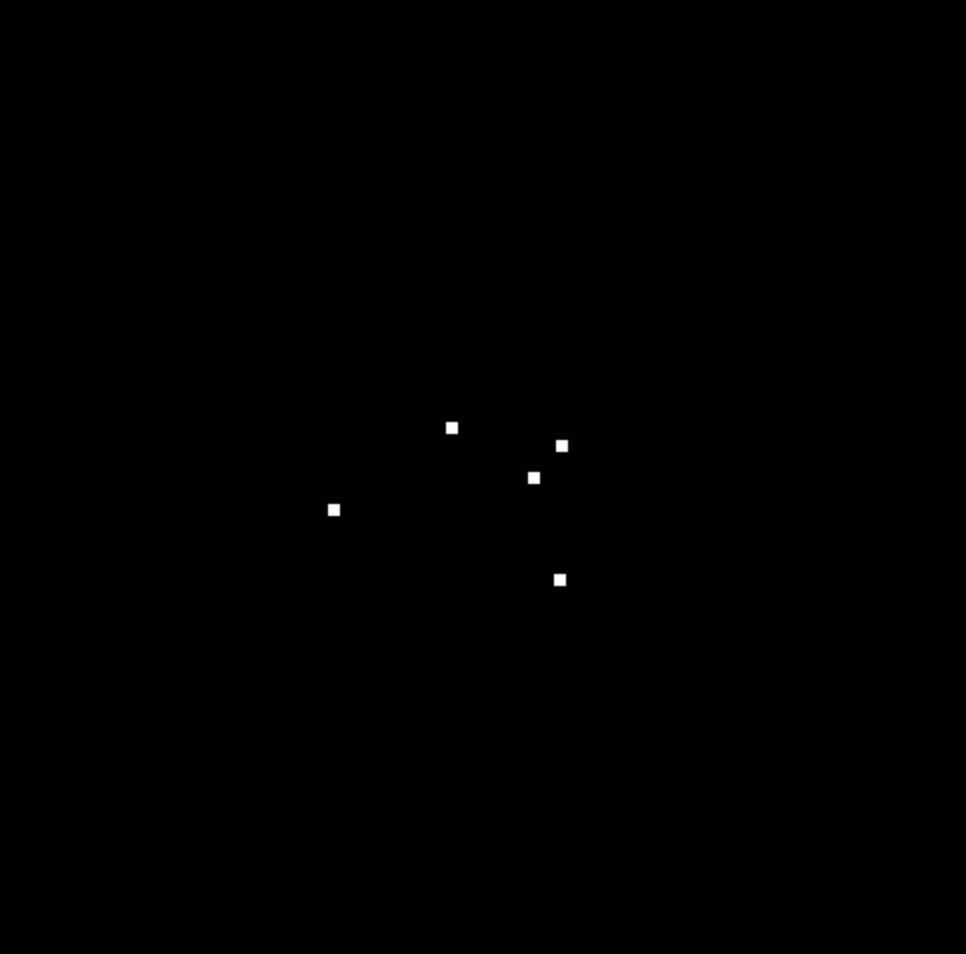
#> input picture test1.png, 966 x 954 px
$ jupyter execute test.ipynb
#> lines starting #> are read from the running program, lines starting #| are printed output that depends on the picture; after the words box and inside, x2 and y2 are one past the last pixel; in counts of white or black regions, pixels touching at a corner belong together
### otsu.py
import cv2 as cv
import numpy as np

def get_histogram(img: np.ndarray) -> list:
    hist = np.zeros(256)

    assert img.dtype == np.uint8, "Image must be of type np.uint8"

    for i in range(img.shape[0]):
        for j in range(img.shape[1]):
            hist[img[i, j]] += 1

    return hist

def otsu_recursive(hist):
    """
    Perform Otsu's thresholding using a recursive algorithm.

    Parameters:
    hist (numpy.ndarray): Histogram of the image.

    Returns:
    int: Optimal threshold value.
    """
    # Calculate total mean and total number of pixels
    total = np.sum(hist)
    mu = np.sum(hist * np.arange(len(hist))) / total

    # Initialization
    q1 = hist[0] / total
    mu1 = 0
    max_sigma = 0
    optimal_threshold = 0

    for t in range(1, len(hist)):
        q1_new = q1 + hist[t] / total
        mu1_new = (q1 * mu1 + t * hist[t] / total) / q1_new
        mu2_new = (mu - q1_new * mu1_new) / (1 - q1_new)

        sigma_squared = q1 * (1 - q1) * (mu1_new - mu2_new) ** 2

        if sigma_squared > max_sigma:
            max_sigma = sigma_squared
            optimal_threshold = t

        # Update q1 and mu1 for the next iteration
        q1 = q1_new
        mu1 = mu1_new

    return optimal_threshold

def binary_threshold(img: np.ndarray, threshold: int) -> np.ndarray:
    assert img.dtype == np.uint8, "Image must be of type np.uint8"

    binary_img = np.zeros_like(img)
    binary_img[img > threshold] = 255

    return binary_img

### morphology.py
import cv2 as cv
import numpy as np

def morphology_opening(image, kernel_size):
    """
    Perform morphological opening on the image.

    Parameters:
    image (numpy.ndarray): Input image (grayscale).
    kernel_size (int): Size of the structuring element.

    Returns:
    numpy.ndarray: Image after morphological opening.
    """
    kernel = np.ones((kernel_size, kernel_size), np.uint8)
    opening = cv.morphologyEx(image, cv.MORPH_OPEN, kernel)
    return opening

# [14 lines left out: function morphology_closing, not called in this run]

### ccl.py
import cv2 as cv
import os
import numpy as np
import matplotlib.pyplot as plt

op = os.path.join

def find_frame(a, parent):
    if a == parent[a]:
        return a
    parent[a] = find_frame(parent[a], parent)
    return parent[a]

def ccl(frame):
    n = len(frame)
    m = len(frame[0])
    # dxy = [[-1, 0], [0, -1]] <- 4
    dxy = [[-1, 0], [0, -1], [-1, -1], [-1, 1]]
    parent = [0]
    cnt = 1
    res = frame.copy()
    for i in range(n):
        for j in range(m):
            res[i][j] = 0
            if frame[i][j] == 0:
                continue
            a = []
            for p in dxy:
                ni = i + p[0]
                nj = j + p[1]
                if(0 <= ni and ni < n and 0 <= nj and nj < m and res[ni][nj] != 0):
                    a.append(res[ni][nj])
            if len(a) == 0:
                parent.append(cnt)
                res[i][j] = cnt
                cnt += 1
            else:
                res[i][j] = min(a)
                for p in a:
                    pa = find_frame(p, parent)
                    pb = find_frame(res[i][j], parent)
                    if(pa > pb) :
                        pa, pb = pb, pa
                    parent[pb] = pa
    component_cnt = [0 for i in range(len(parent))]
    cnt = 1
    for i in range(1, len(parent)):
        if component_cnt[find_frame(i, parent)] == 0:
            component_cnt[find_frame(i, parent)] = cnt
            cnt += 1
        component_cnt[i] = component_cnt[find_frame(i, parent)]
    for i in range(n):
        for j in range(m):
            if frame[i][j] != 0:
                res[i][j] = component_cnt[res[i][j]]
    return res

def show_labeled_image(img):
    # different random colors for each label
    cmap = plt.cm.get_cmap('tab20', img.max())
    plt.imshow(img, cmap=cmap)
    plt.show()

# [11 lines left out: function labeled_image, not called in this run]

### block_matching.py
import numpy as np

def blockMatching(preframe, curframe):
    n = len(preframe)
    m = len(preframe[0])
    # [6 lines of commented-out code are left out]
    cnt = 1

    # midpoint = np.array([(-1,-1) for i in range(cnt+1)])
    midpoint = [-1, -1]
    # pointcnt = np.array([0 for i in range(cnt+1)])
    pointcnt = 0

    #각 component의 중심 구하기
    for i in range(n):
        for j in range(m):
            curnum = preframe[i][j]
            if curnum == 0:
                continue
            pointcnt += 1
            midpoint[0] += i
            midpoint[1] += j
    for i in range(1,cnt+1):
        if(pointcnt == 0) :
            continue
        midpoint[0] = (int)(midpoint[0] // pointcnt)
        midpoint[1] = (int)(midpoint[1] // pointcnt)

    #각 component의 중심에서 block matching (three step)
    dy = [0,0,0,-1,-1,-1,1,1,1]
    dx = [0,1,-1,0,1,-1,0,1,-1]

    if pointcnt == 0:
        return [0, 0]

    midy = midpoint[0]
    midx = midpoint[1]
    oriy = midy
    orix = midx
    step = 16

    while(step >= 2):
        maxsum = -1
        nextdy = 0
        nextdx = 0
        for j in range(9):
            ny = midy + dy[j]
            nx = midx + dx[j]
            sum = 0
            for y in range(-step//2, step//2+1):
                for x in range(-step//2, step//2+1):
                    if(preframe[oriy+y][oriy+x] == 0 and curframe[ny+y][nx+x] == 0):
                        sum += 1
                    elif preframe[oriy+y][oriy+x] > 0 and curframe[ny+y][nx+x] > 0:
                        sum += 2
            if(maxsum < sum):
                maxsum = sum
                nextdy = dy[j]
                nextdx = dx[j]
        step = step // 2
        midy = midy + nextdy * step
        midx = midx + nextdx * step
    res = (midy - midpoint[0], midx - midpoint[1])

    return res

def preprocess_image(image, target_label):
    """
    Convert all components in the image to 0 except for the target_label.

    Args:
    image (np.array): The labeled image array.
    target_label (int): The label to keep.

    Returns:
    np.array: The processed image with only the target_label.
    """
    # Create a copy of the image to avoid modifying the original
    processed_image = np.copy(image)

    # Set all non-target_label values to 0
    processed_image[processed_image != target_label] = 0

    return processed_image

### test.ipynb
[cell 1]
import cv2 as cv
import numpy as np
import os
import matplotlib.pyplot as plt

from ccl import ccl, show_labeled_image
from block_matching import blockMatching, preprocess_image
from morphology import morphology_opening, morphology_closing
from otsu import otsu_recursive, binary_threshold, get_histogram

op = os.path.join

[cell 2]
img1_dir = "./test1.png"
img2_dir = "./test2.png"

[cell 3]
img1 = cv.imread(img1_dir)
#> img1 is the input picture: shape (954, 966, 3); min 0, max 254, mean 0.2
img1 = cv.cvtColor(img1, cv.COLOR_BGR2GRAY)
#> img1: shape (954, 966)

img2 = cv.imread(img2_dir)
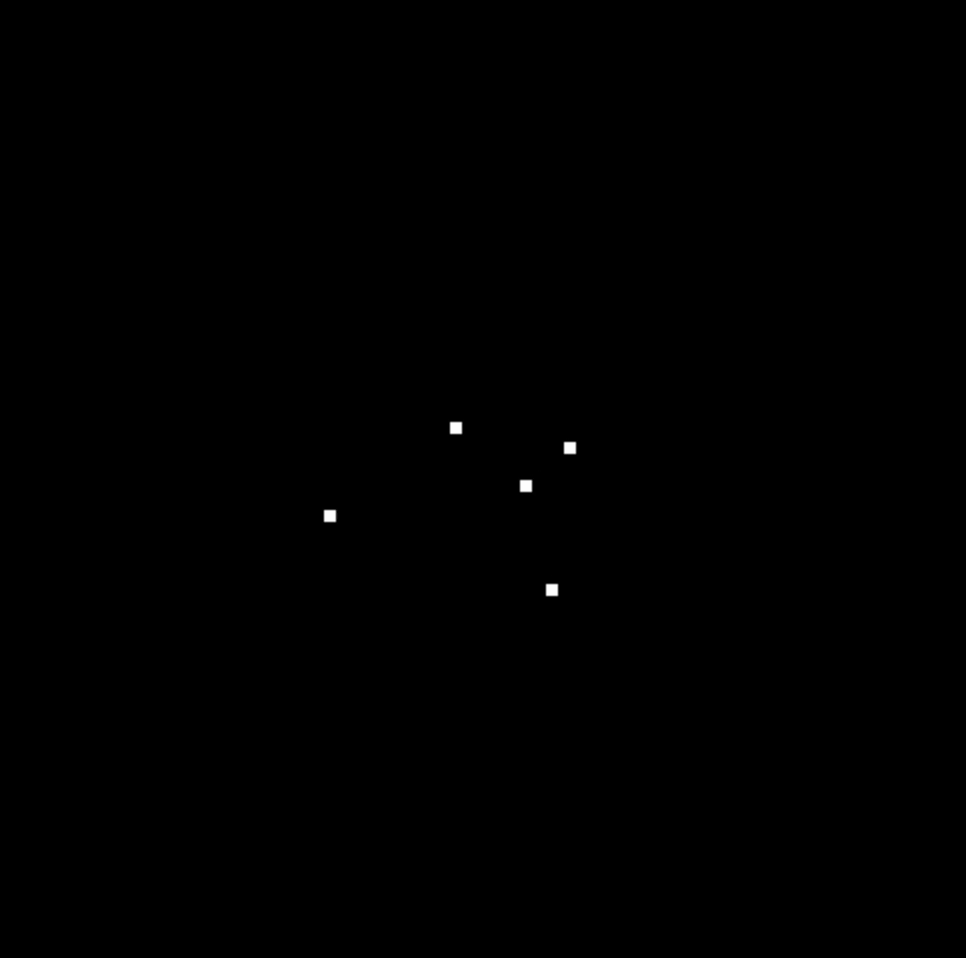
#> input picture test2.png, 966 x 958 px
#> img2 is the input picture: shape (958, 966, 3); min 0, max 254, mean 0.2
img2 = cv.cvtColor(img2, cv.COLOR_BGR2GRAY)
#> img2: shape (958, 966)

[cell 4]
plt.imshow(img1, cmap='gray')
plt.show()
plt.imshow(img2, cmap='gray')
plt.show()

### **OTSU**

[cell 5]
img1_hist, img2_hist = get_histogram(img1), get_histogram(img2)
#> img1_hist = 256 values, max 920403 at index 0, min 0 at index 5, mean 3599.9; img2_hist = 256 values, max 924272 at index 0, min 0 at index 5, mean 3615

[cell 6]
img1_otsu_thres = otsu_recursive(img1_hist)
#> in otsu_recursive, `total = np.sum(hist)`: total = 921564
#> in otsu_recursive, `mu = np.sum(hist * np.arange(len(hist))) / total`: mu = 0.198
#> in otsu_recursive, `q1 = hist[0] / total`: q1 = 0.999
#> the loop in otsu_recursive, `for t in range(1, len(hist)):` made 255 passes
#> (mu1_new, mu2_new, sigma_squared, max_sigma, mu1) on pass 1: (0.000146, 177.9, 39.84, 39.84, 0.000146)
#> (mu1_new, mu2_new, sigma_squared, max_sigma) on passes 61, 63, 64: (0.00504, 201.8, 40.58, 40.58), (0.00826, 209.6, 42.07, 42.07), (0.015, 228.8, 47.42, 47.42)
#> after the loop in otsu_recursive, `for t in range(1, len(hist)):`: max_sigma = 47.42; optimal_threshold = 64
#> img1_otsu_thres = 64
img2_otsu_thres = otsu_recursive(img2_hist)
#> the loop in otsu_recursive (call 2), `for t in range(1, len(hist)):` made 255 passes
#> (mu1_new, mu2_new, sigma_squared, max_sigma, optimal_threshold, mu1) on pass 1: (0.000133, 177, 39.07, 39.07, 1, 0.000133)
#> (mu1_new, mu2_new, sigma_squared, mu1) on passes 2 to 7: (0.000222, 184.2, 37.83, 0.000222), (0.000228, 184.6, 36.47, 0.000228), (0.000241, 185.1, 36.62, 0.000241), (0.000241, 185.1, 36.51, 0.000241), (0.000241, 185.1, 36.51, 0.000241), (0.000241, 185.1, 36.51, 0.000241)

[cell 7]
img1_bin, img2_bin = binary_threshold(img1, img1_otsu_thres), binary_threshold(img2, img2_otsu_thres)
#> img1_bin: shape (954, 966); 0.08% white; 5 white regions, box (x1, y1, x2, y2) and area: (556, 440, 569, 453) 150, (328, 504, 341, 517) 148, (554, 574, 567, 587) 148, (446, 422, 459, 435) 147, (528, 472, 541, 485) 146
#> img2_bin: shape (958, 966); 0.08% white; 5 white regions, box (x1, y1, x2, y2) and area: (564, 442, 577, 455) 150, (324, 510, 337, 523) 148, (546, 584, 559, 597) 148, (450, 422, 463, 435) 147, (520, 480, 533, 493) 146

[cell 8]
plt.imshow(img1_bin, cmap='gray')
plt.show()

plt.imshow(img2_bin, cmap='gray')
plt.show()

### **Morphology**

[cell 9]
img1_morph = morphology_opening(img1_bin, 3)
#> in morphology_opening, `opening = cv.morphologyEx(image, cv.MORPH_OPEN, kernel)`: opening: shape (954, 966); 0.08% white; 5 white regions, box (x1, y1, x2, y2) and area: (556, 440, 568, 453) 148, (446, 422, 458, 434) 144, (528, 472, 540, 484) 144, (328, 504, 340, 516) 144, (554, 574, 566, 586) 144
img2_morph = morphology_opening(img2_bin, 3)
#> in morphology_opening (call 2), `opening = cv.morphologyEx(image, cv.MORPH_OPEN, kernel)`: opening: shape (958, 966); 0.08% white; 5 white regions, box (x1, y1, x2, y2) and area: (564, 442, 576, 455) 148, (450, 422, 462, 434) 144, (520, 480, 532, 492) 144, (324, 510, 336, 522) 144, (546, 584, 558, 596) 144

[cell 10]
plt.imshow(img1_morph, cmap='gray')
plt.show()

plt.imshow(img2_morph, cmap='gray')
plt.show()

### **Connected Component Labeling**

[cell 11]
img1_ccl = ccl(img1_morph)
#> after the loop in ccl, `for i in range(n):`:
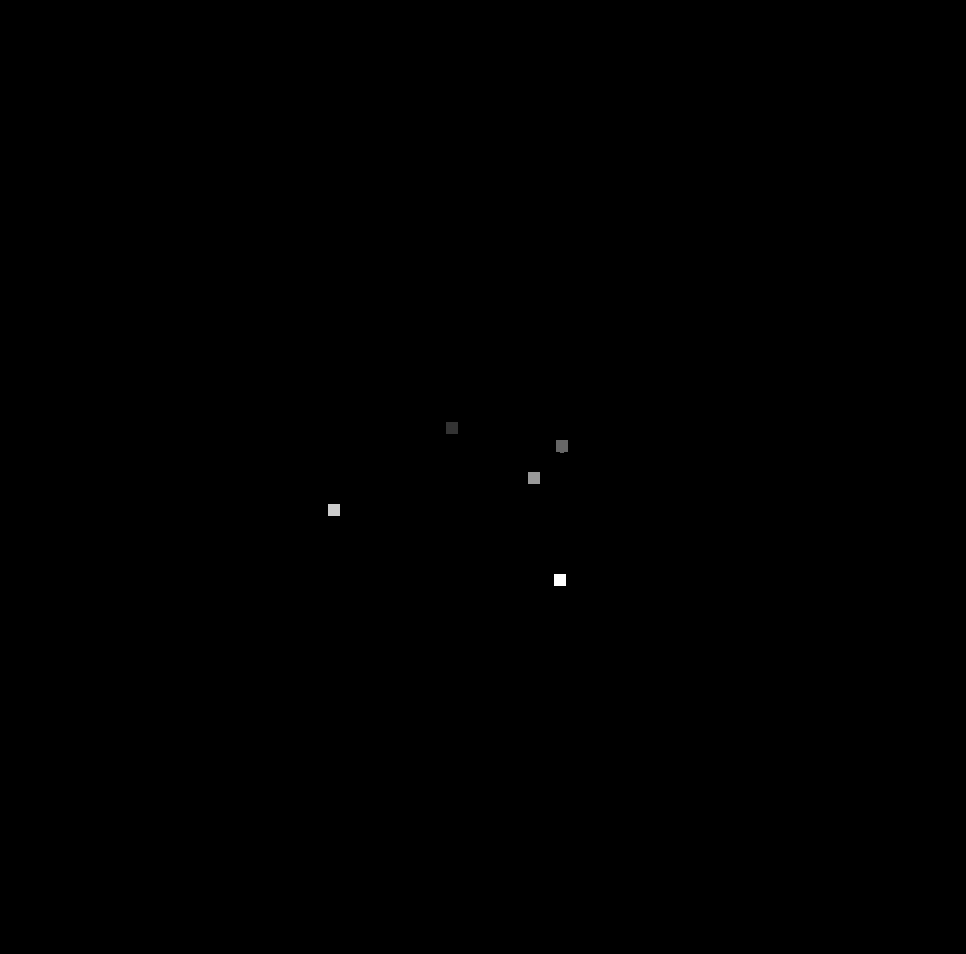
#> res: shape (954, 966); min 0, max 5, mean 0.00235; drawn with min black and max white
#> the loop in ccl, `for i in range(1, len(parent)):` made 5 passes
img2_ccl = ccl(img2_morph)
#> after the loop in ccl (call 2), `for i in range(n):`:
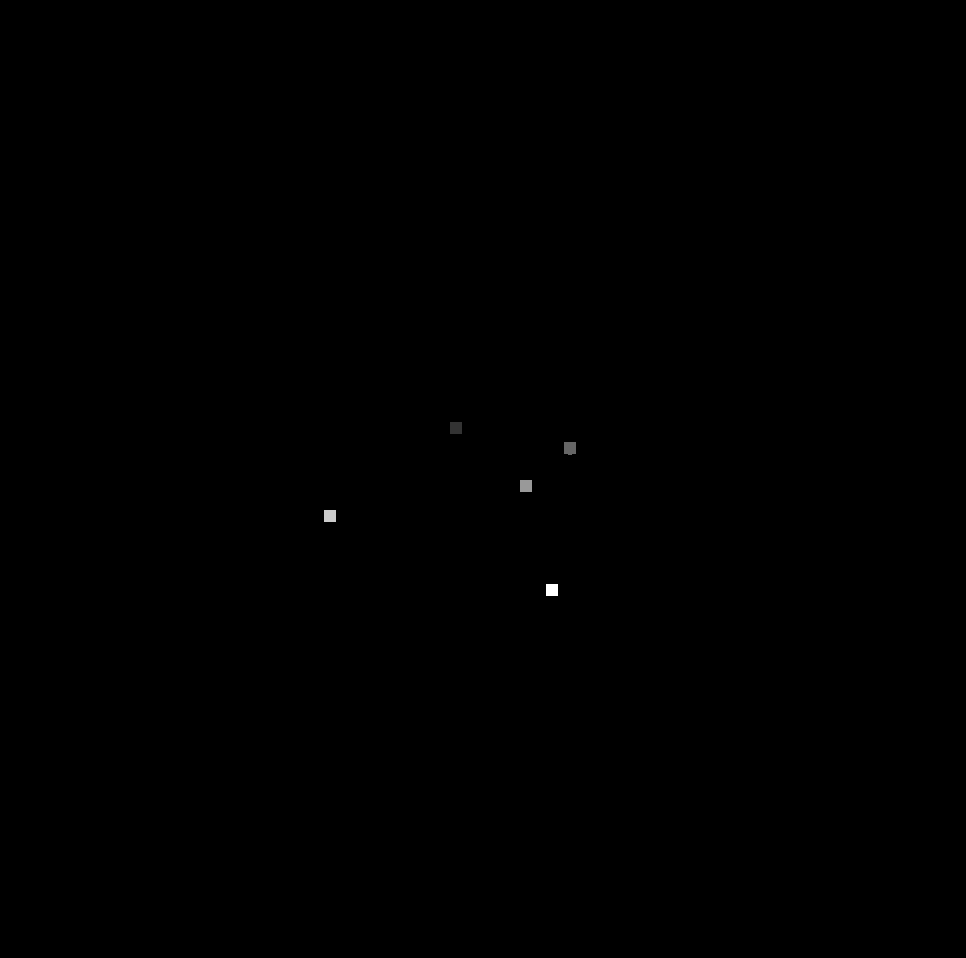
#> res: shape (958, 966); min 0, max 5, mean 0.00234; drawn with min black and max white
#> the loop in ccl (call 2), `for i in range(1, len(parent)):` made 5 passes

[cell 12]
print(img1_ccl.max(), img2_ccl.max())
#| 5 5

[cell 13]
show_labeled_image(img1_ccl)
show_labeled_image(img2_ccl)

### **Block Matching**

[cell 14]
n_component = min(img1_ccl.max(), img2_ccl.max())
motion_vector = []

for comp in range(1, n_component + 1):
    img1_comp = preprocess_image(img1_ccl, comp)
    img2_comp = preprocess_image(img2_ccl, comp)

    v = blockMatching(img1_comp, img2_comp)
    motion_vector.append(v)
#> img1_comp: shape (954, 966); values 0 (black) and 5 (white), 0.02% white; 1 white region, box (x1, y1, x2, y2) and area: (554, 574, 566, 586) 144

[cell 15]
print(motion_vector)
#| [(0, -8), (-8, -8), (-8, 8), (-8, 8), (-8, 8)]
